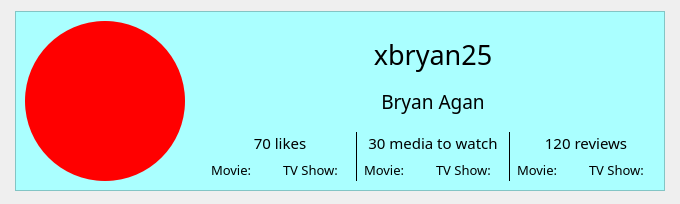
              <widget class="QWidget" name="members_scroll_area_contents">
               <property name="geometry">
                <rect>
                 <x>0</x>
                 <y>0</y>
                 <width>680</width>
                 <height>204</height>
                </rect>
               </property>
               <layout class="QGridLayout" name="members_scroll_area_contents_grid_layout">
                <item row="0" column="0">
                 <spacer name="hs_29">
                  <property name="orientation">
                   <enum>Qt::Horizontal</enum>
                  </property>
                  <property name="sizeHint" stdset="0">
                   <size>
                    <width>40</width>
                    <height>20</height>
                   </size>
                  </property>
                 </spacer>
                </item>
                <item row="0" column="2">
                 <spacer name="hs_30">
                  <property name="orientation">
                   <enum>Qt::Horizontal</enum>
                  </property>
                  <property name="sizeHint" stdset="0">
                   <size>
                    <width>40</width>
                    <height>20</height>
                   </size>
                  </property>
                 </spacer>
                </item>
                <item row="0" column="1">
                 <widget class="QFrame" name="temp_member_frame_2">
                  <property name="sizePolicy">
                   <sizepolicy hsizetype="Preferred" vsizetype="Preferred">
                    <horstretch>0</horstretch>
                    <verstretch>0</verstretch>
                   </sizepolicy>
                  </property>
                  <property name="minimumSize">
                   <size>
                    <width>650</width>
                    <height>180</height>
                   </size>
                  </property>
                  <property name="maximumSize">
                   <size>
                    <width>650</width>
                    <height>180</height>
                   </size>
                  </property>
                  <property name="cursor">
                   <cursorShape>ArrowCursor</cursorShape>
                  </property>
                  <property name="styleSheet">
                   <string notr="true">background-color: rgb(170, 255, 255);</string>
                  </property>
                  <property name="frameShape">
                   <enum>QFrame::StyledPanel</enum>
                  </property>
                  <property name="frameShadow">
                   <enum>QFrame::Raised</enum>
                  </property>
                  <layout class="QGridLayout" name="gridLayout_30">
                   <property name="verticalSpacing">
                    <number>6</number>
                   </property>
                   <item row="5" column="2">
                    <widget class="QLabel" name="num_of_likes_movie">
                     <property name="maximumSize">
                      <size>
                       <width>16777215</width>
                       <height>16777215</height>
                      </size>
                     </property>
                     <property name="font">
                      <font>
                       <family>Oswald</family>
                       <pointsize>10</pointsize>
                      </font>
                     </property>
                     <property name="text">
                      <string>Movie: </string>
                     </property>
                    </widget>
                   </item>
                   <item row="5" column="3">
                    <widget class="QLabel" name="num_of_likes_tv_show">
                     <property name="font">
                      <font>
                       <family>Oswald</family>
                       <pointsize>10</pointsize>
                      </font>
                     </property>
                     <property name="text">
                      <string>TV Show:</string>
                     </property>
                     <property name="alignment">
                      <set>Qt::AlignLeading|Qt::AlignLeft|Qt::AlignVCenter</set>
                     </property>
                    </widget>
                   </item>
                   <item row="4" column="5" colspan="2">
                    <widget class="QLabel" name="num_of_media_to_watch">
                     <property name="maximumSize">
                      <size>
                       <width>16777215</width>
                       <height>16777215</height>
                      </size>
                     </property>
                     <property name="font">
                      <font>
                       <family>Oswald</family>
                       <pointsize>11</pointsize>
                      </font>
                     </property>
                     <property name="text">
                      <string>30 media to watch</string>
                     </property>
                     <property name="alignment">
                      <set>Qt::AlignCenter</set>
                     </property>
                    </widget>
                   </item>
                   <item row="5" column="8">
                    <widget class="QLabel" name="num_of_reviews_movie">
                     <property name="font">
                      <font>
                       <family>Oswald</family>
                       <pointsize>10</pointsize>
                      </font>
                     </property>
                     <property name="text">
                      <string>Movie:</string>
                     </property>
                    </widget>
                   </item>
                   <item row="5" column="5">
                    <widget class="QLabel" name="num_of_media_to_watch_movie">
                     <property name="font">
                      <font>
                       <family>Oswald</family>
                       <pointsize>10</pointsize>
                      </font>
                     </property>
                     <property name="text">
                      <string>Movie:</string>
                     </property>
                    </widget>
                   </item>
                   <item row="5" column="6">
                    <widget class="QLabel" name="num_of_media_to_watch_tv_show">
                     <property name="font">
                      <font>
                       <family>Oswald</family>
                       <pointsize>10</pointsize>
                      </font>
                     </property>
                     <property name="text">
                      <string>TV Show:</string>
                     </property>
                    </widget>
                   </item>
                   <item row="4" column="8" colspan="2">
                    <widget class="QLabel" name="num_of_reviews">
                     <property name="maximumSize">
                      <size>
                       <width>16777215</width>
                       <height>16777215</height>
                      </size>
                     </property>
                     <property name="font">
                      <font>
                       <family>Oswald</family>
                       <pointsize>11</pointsize>
                      </font>
                     </property>
                     <property name="text">
                      <string>120 reviews</string>
                     </property>
                     <property name="alignment">
                      <set>Qt::AlignCenter</set>
                     </property>
                    </widget>
                   </item>
                   <item row="5" column="9">
                    <widget class="QLabel" name="num_of_reviews_tv_show">
                     <property name="font">
                      <font>
                       <family>Oswald</family>
                       <pointsize>10</pointsize>
                      </font>
                     </property>
                     <property name="text">
                      <string>TV Show:</string>
                     </property>
                    </widget>
                   </item>
                   <item row="4" column="1">
                    <spacer name="hs_23">
                     <property name="orientation">
                      <enum>Qt::Horizontal</enum>
                     </property>
                     <property name="sizeType">
                      <enum>QSizePolicy::Fixed</enum>
                     </property>
                     <property name="sizeHint" stdset="0">
                      <size>
                       <width>20</width>
                       <height>20</height>
                      </size>
                     </property>
                    </spacer>
                   </item>
                   <item row="4" column="2" colspan="2">
                    <widget class="QLabel" name="num_of_likes">
                     <property name="maximumSize">
                      <size>
                       <width>16777215</width>
                       <height>16777215</height>
                      </size>
                     </property>
                     <property name="font">
                      <font>
                       <family>Oswald</family>
                       <pointsize>11</pointsize>
                      </font>
                     </property>
                     <property name="text">
                      <string>70 likes</string>
                     </property>
                     <property name="alignment">
                      <set>Qt::AlignCenter</set>
                     </property>
                    </widget>
                   </item>
                   <item row="0" column="0" rowspan="6">
                    <widget class="QLabel" name="profile_picture">
                     <property name="minimumSize">
                      <size>
                       <width>160</width>
                       <height>160</height>
                      </size>
                     </property>
                     <property name="maximumSize">
                      <size>
                       <width>160</width>
                       <height>160</height>
                      </size>
                     </property>
                     <property name="styleSheet">
                      <string notr="true">background-color: red;
border-radius: 80px;</string>
                     </property>
                     <property name="text">
                      <string/>
                     </property>
                     <property name="alignment">
                      <set>Qt::AlignCenter</set>
                     </property>
                    </widget>
                   </item>
                   <item row="0" column="2" rowspan="2" colspan="8">
                    <widget class="QLabel" name="username_2">
                     <property name="minimumSize">
                      <size>
                       <width>0</width>
                       <height>66</height>
                      </size>
                     </property>
                     <property name="font">
                      <font>
                       <family>Oswald Medium</family>
                       <pointsize>20</pointsize>
                      </font>
                     </property>
                     <property name="cursor">
                      <cursorShape>ArrowCursor</cursorShape>
                     </property>
                     <property name="toolTip">
                      <string notr="true"/>
                     </property>
                     <property name="toolTipDuration">
                      <number>-1</number>
                     </property>
                     <property name="autoFillBackground">
                      <bool>false</bool>
                     </property>
                     <property name="text">
                      <string>xbryan25</string>
                     </property>
                     <property name="alignment">
                      <set>Qt::AlignCenter</set>
                     </property>
                     <property name="wordWrap">
                      <bool>false</bool>
                     </property>
                    </widget>
                   </item>
                   <item row="2" column="2" rowspan="2" colspan="8">
                    <widget class="QLabel" name="firstname_lastname">
                     <property name="maximumSize">
                      <size>
                       <width>16777215</width>
                       <height>30</height>
                      </size>
                     </property>
                     <property name="font">
                      <font>
                       <family>Oswald</family>
                       <pointsize>14</pointsize>
                      </font>
                     </property>
                     <property name="text">
                      <string>Bryan Agan</string>
                     </property>
                     <property name="alignment">
                      <set>Qt::AlignCenter</set>
                     </property>
                    </widget>
                   </item>
                   <item row="4" column="4" rowspan="2">
                    <widget class="Line" name="line">
                     <property name="frameShadow">
                      <enum>QFrame::Plain</enum>
                     </property>
                     <property name="lineWidth">
                      <number>1</number>
                     </property>
                     <property name="midLineWidth">
                      <number>0</number>
                     </property>
                     <property name="orientation">
                      <enum>Qt::Vertical</enum>
                     </property>
                    </widget>
                   </item>
                   <item row="4" column="7" rowspan="2">
                    <widget class="Line" name="line_2">
                     <property name="frameShadow">
                      <enum>QFrame::Plain</enum>
                     </property>
                     <property name="lineWidth">
                      <number>1</number>
                     </property>
                     <property name="midLineWidth">
                      <number>0</number>
                     </property>
                     <property name="orientation">
                      <enum>Qt::Vertical</enum>
                     </property>
                    </widget>
                   </item>
                  </layout>
                 </widget>
                </item>
                <item row="1" column="1">
                 <spacer name="vs_16">
                  <property name="orientation">
                   <enum>Qt::Vertical</enum>
                  </property>
                  <property name="sizeHint" stdset="0">
                   <size>
                    <width>20</width>
                    <height>40</height>
                   </size>
                  </property>
                 </spacer>
                </item>
               </layout>
              </widget>
